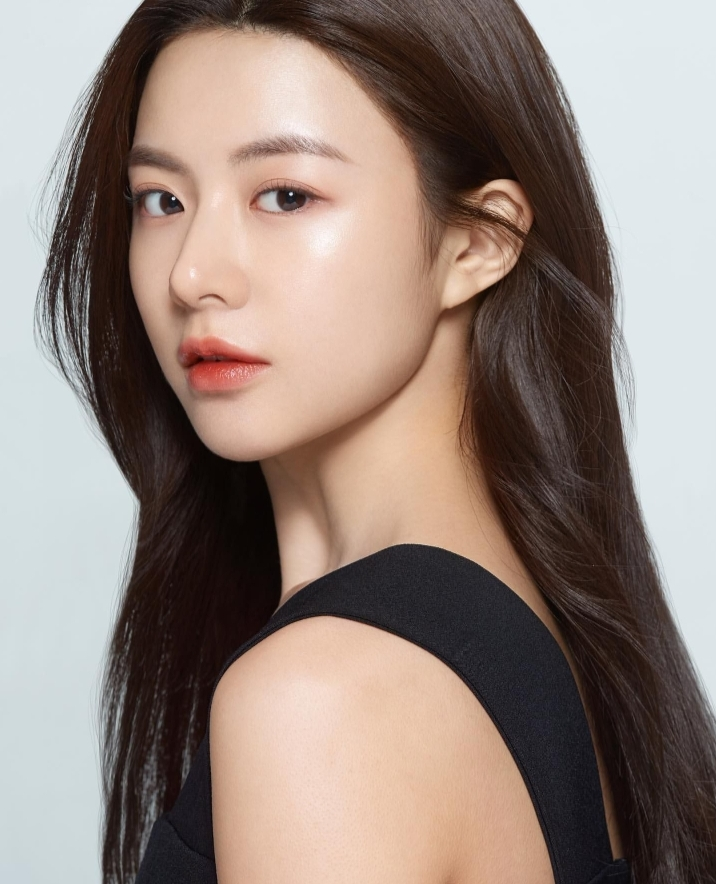
#> input picture image.jpeg, 716 x 884 px
$ python IdealHighpassFilter.py   (older library calls are emulated)
#> lines starting #> are read from the running program, lines starting #| are printed output that depends on the picture
import cv2
import numpy as np

# Load image
img = cv2.imread('image.jpeg')
#> img is the input picture: shape (884, 716, 3); mean B, G, R 122.8, 130.9, 146.7

# Convert to grayscale
gray = cv2.cvtColor(img, cv2.COLOR_BGR2GRAY)
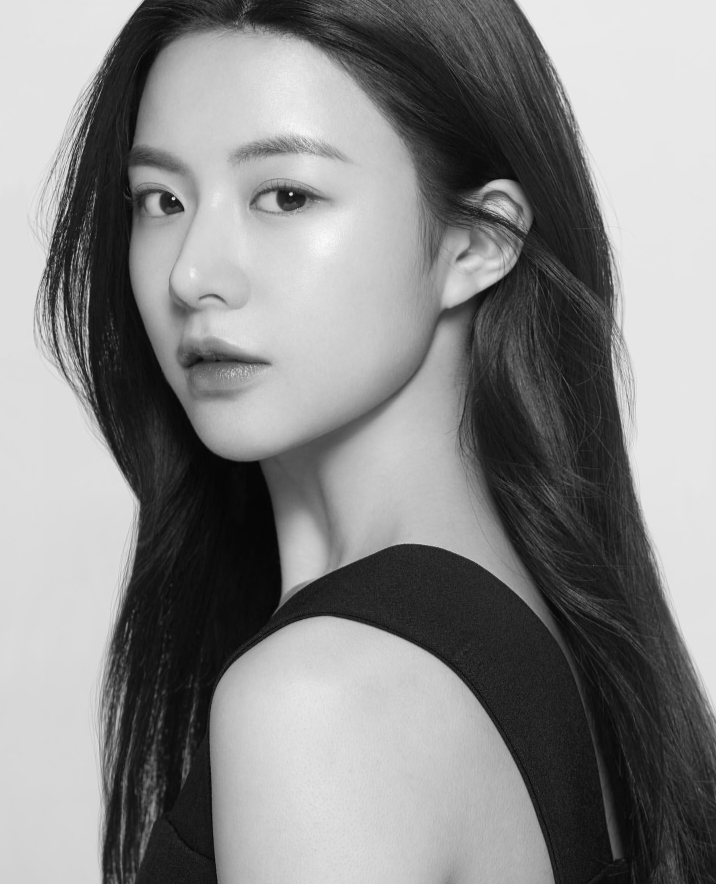
#> gray: shape (884, 716); min 4, max 251, mean 134.7

# Apply ideal highpass filter
d0 = 30 # cutoff frequency
rows, cols = gray.shape
#> rows = 884; cols = 716
crow, ccol = rows//2, cols//2
#> crow = 442; ccol = 358
mask = np.ones((rows, cols), np.uint8)
mask[crow-d0:crow+d0, ccol-d0:ccol+d0] = 0
filtered = np.fft.ifft2(np.fft.ifftshift(np.fft.fftshift(np.fft.fft2(gray)) * mask))

# Normalize output
filtered = cv2.normalize(filtered.real, None, 0, 255, cv2.NORM_MINMAX, cv2.CV_8U)
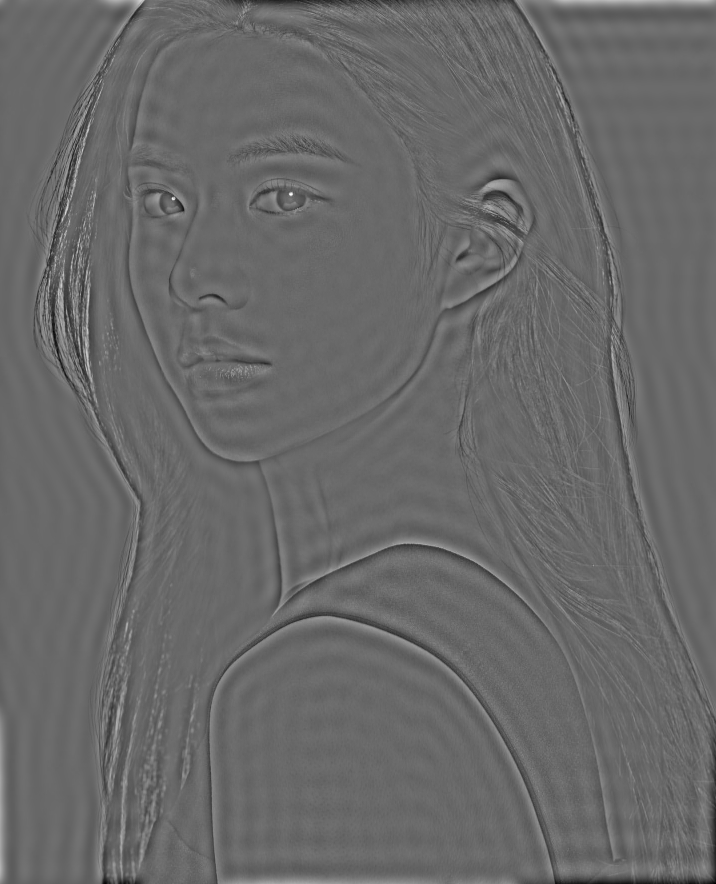
#> filtered: shape (884, 716); min 0, max 255, mean 104.7

# Display original and filtered images
cv2.imshow('Original', gray)
cv2.imshow('Filtered', filtered)
cv2.waitKey(0)
cv2.destroyAllWindows()
